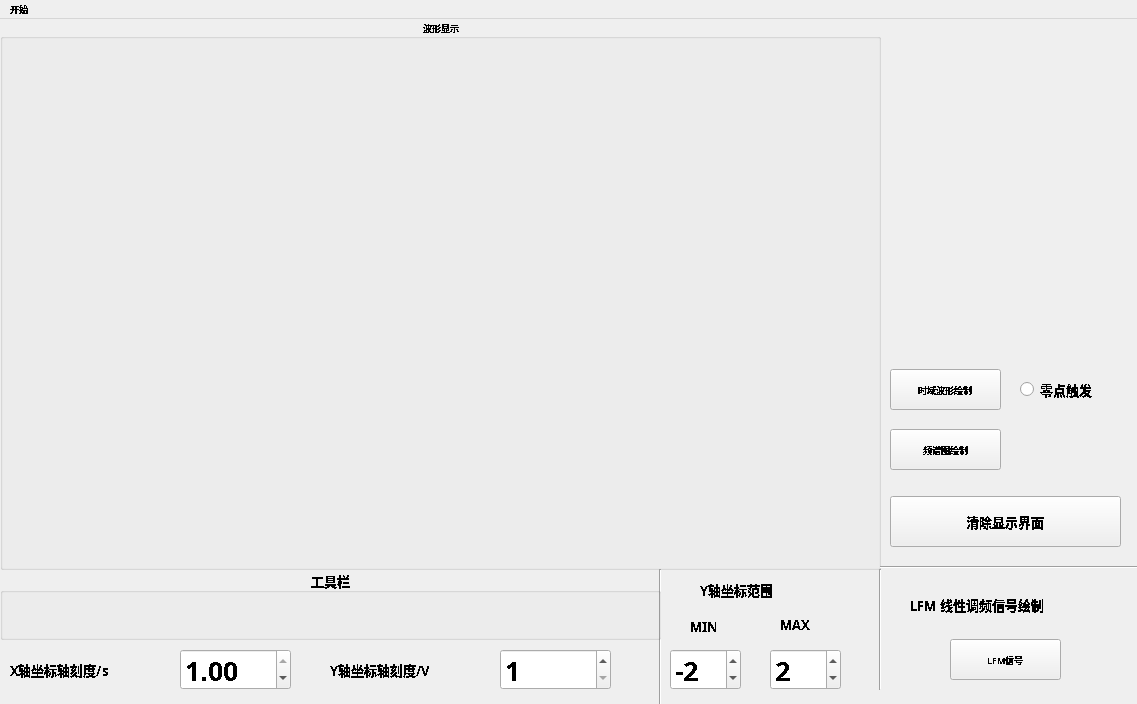
<?xml version="1.0" encoding="UTF-8"?>
<ui version="4.0">
 <class>MainWindow</class>
 <widget class="QMainWindow" name="MainWindow">
  <property name="windowModality">
   <enum>Qt::NonModal</enum>
  </property>
  <property name="enabled">
   <bool>true</bool>
  </property>
  <property name="geometry">
   <rect>
    <x>0</x>
    <y>0</y>
    <width>1137</width>
    <height>704</height>
   </rect>
  </property>
  <property name="minimumSize">
   <size>
    <width>1137</width>
    <height>704</height>
   </size>
  </property>
  <property name="maximumSize">
   <size>
    <width>1137</width>
    <height>704</height>
   </size>
  </property>
  <property name="font">
   <font>
    <family>Bahnschrift</family>
    <pointsize>7</pointsize>
    <weight>75</weight>
    <italic>false</italic>
    <bold>true</bold>
    <underline>false</underline>
    <strikeout>false</strikeout>
    <stylestrategy>NoAntialias</stylestrategy>
   </font>
  </property>
  <property name="cursor">
   <cursorShape>ArrowCursor</cursorShape>
  </property>
  <property name="mouseTracking">
   <bool>false</bool>
  </property>
  <property name="focusPolicy">
   <enum>Qt::StrongFocus</enum>
  </property>
  <property name="acceptDrops">
   <bool>false</bool>
  </property>
  <property name="windowTitle">
   <string>示波器</string>
  </property>
  <property name="windowIcon">
   <iconset>
    <disabledon>C:/Users/pengxin98/.designer/backup/编程头像.jpeg</disabledon>
   </iconset>
  </property>
  <property name="toolButtonStyle">
   <enum>Qt::ToolButtonIconOnly</enum>
  </property>
  <property name="animated">
   <bool>true</bool>
  </property>
  <property name="documentMode">
   <bool>false</bool>
  </property>
  <widget class="QWidget" name="centralwidget">
   <widget class="QGroupBox" name="groupBox">
    <property name="geometry">
     <rect>
      <x>0</x>
      <y>0</y>
      <width>881</width>
      <height>551</height>
     </rect>
    </property>
    <property name="title">
     <string> 波形显示</string>
    </property>
    <property name="alignment">
     <set>Qt::AlignCenter</set>
    </property>
    <property name="flat">
     <bool>false</bool>
    </property>
   </widget>
   <widget class="QPushButton" name="pushButton">
    <property name="geometry">
     <rect>
      <x>950</x>
      <y>620</y>
      <width>111</width>
      <height>41</height>
     </rect>
    </property>
    <property name="text">
     <string>LFM信号</string>
    </property>
   </widget>
   <widget class="QPushButton" name="pushButton_2">
    <property name="geometry">
     <rect>
      <x>890</x>
      <y>350</y>
      <width>111</width>
      <height>41</height>
     </rect>
    </property>
    <property name="text">
     <string>时域波形绘制</string>
    </property>
   </widget>
   <widget class="QDoubleSpinBox" name="Time">
    <property name="geometry">
     <rect>
      <x>180</x>
      <y>630</y>
      <width>111</width>
      <height>41</height>
     </rect>
    </property>
    <property name="font">
     <font>
      <pointsize>20</pointsize>
      <weight>75</weight>
      <bold>true</bold>
     </font>
    </property>
    <property name="maximum">
     <double>1.000000000000000</double>
    </property>
    <property name="singleStep">
     <double>0.100000000000000</double>
    </property>
    <property name="value">
     <double>1.000000000000000</double>
    </property>
   </widget>
   <widget class="QSpinBox" name="AMPLITUDE">
    <property name="geometry">
     <rect>
      <x>500</x>
      <y>630</y>
      <width>111</width>
      <height>41</height>
     </rect>
    </property>
    <property name="font">
     <font>
      <pointsize>20</pointsize>
      <weight>75</weight>
      <italic>false</italic>
      <bold>true</bold>
      <underline>false</underline>
      <strikeout>false</strikeout>
      <stylestrategy>NoAntialias</stylestrategy>
      <kerning>true</kerning>
     </font>
    </property>
    <property name="mouseTracking">
     <bool>false</bool>
    </property>
    <property name="focusPolicy">
     <enum>Qt::TabFocus</enum>
    </property>
    <property name="contextMenuPolicy">
     <enum>Qt::NoContextMenu</enum>
    </property>
    <property name="layoutDirection">
     <enum>Qt::LeftToRight</enum>
    </property>
    <property name="autoFillBackground">
     <bool>false</bool>
    </property>
    <property name="inputMethodHints">
     <set>Qt::ImhDigitsOnly</set>
    </property>
    <property name="accelerated">
     <bool>false</bool>
    </property>
    <property name="showGroupSeparator" stdset="0">
     <bool>false</bool>
    </property>
    <property name="minimum">
     <number>1</number>
    </property>
    <property name="maximum">
     <number>10</number>
    </property>
   </widget>
   <widget class="QLabel" name="label">
    <property name="geometry">
     <rect>
      <x>0</x>
      <y>630</y>
      <width>181</width>
      <height>41</height>
     </rect>
    </property>
    <property name="font">
     <font>
      <pointsize>10</pointsize>
      <weight>75</weight>
      <bold>true</bold>
     </font>
    </property>
    <property name="text">
     <string>   X轴坐标轴刻度/s</string>
    </property>
   </widget>
   <widget class="QLabel" name="label_2">
    <property name="geometry">
     <rect>
      <x>320</x>
      <y>630</y>
      <width>161</width>
      <height>41</height>
     </rect>
    </property>
    <property name="font">
     <font>
      <pointsize>10</pointsize>
      <weight>75</weight>
      <bold>true</bold>
     </font>
    </property>
    <property name="text">
     <string>   Y轴坐标轴刻度/V</string>
    </property>
   </widget>
   <widget class="Line" name="line">
    <property name="geometry">
     <rect>
      <x>650</x>
      <y>550</y>
      <width>20</width>
      <height>141</height>
     </rect>
    </property>
    <property name="orientation">
     <enum>Qt::Vertical</enum>
    </property>
   </widget>
   <widget class="QSpinBox" name="Y_MIN">
    <property name="geometry">
     <rect>
      <x>670</x>
      <y>630</y>
      <width>71</width>
      <height>41</height>
     </rect>
    </property>
    <property name="font">
     <font>
      <pointsize>20</pointsize>
      <weight>75</weight>
      <italic>false</italic>
      <bold>true</bold>
      <underline>false</underline>
      <strikeout>false</strikeout>
      <stylestrategy>NoAntialias</stylestrategy>
      <kerning>true</kerning>
     </font>
    </property>
    <property name="mouseTracking">
     <bool>false</bool>
    </property>
    <property name="focusPolicy">
     <enum>Qt::TabFocus</enum>
    </property>
    <property name="contextMenuPolicy">
     <enum>Qt::NoContextMenu</enum>
    </property>
    <property name="layoutDirection">
     <enum>Qt::LeftToRight</enum>
    </property>
    <property name="autoFillBackground">
     <bool>false</bool>
    </property>
    <property name="inputMethodHints">
     <set>Qt::ImhDigitsOnly</set>
    </property>
    <property name="accelerated">
     <bool>false</bool>
    </property>
    <property name="showGroupSeparator" stdset="0">
     <bool>false</bool>
    </property>
    <property name="minimum">
     <number>-100</number>
    </property>
    <property name="maximum">
     <number>100</number>
    </property>
    <property name="value">
     <number>-2</number>
    </property>
   </widget>
   <widget class="QSpinBox" name="Y_MAX">
    <property name="geometry">
     <rect>
      <x>770</x>
      <y>630</y>
      <width>71</width>
      <height>41</height>
     </rect>
    </property>
    <property name="font">
     <font>
      <pointsize>20</pointsize>
      <weight>75</weight>
      <italic>false</italic>
      <bold>true</bold>
      <underline>false</underline>
      <strikeout>false</strikeout>
      <stylestrategy>NoAntialias</stylestrategy>
      <kerning>true</kerning>
     </font>
    </property>
    <property name="mouseTracking">
     <bool>false</bool>
    </property>
    <property name="focusPolicy">
     <enum>Qt::TabFocus</enum>
    </property>
    <property name="contextMenuPolicy">
     <enum>Qt::NoContextMenu</enum>
    </property>
    <property name="layoutDirection">
     <enum>Qt::LeftToRight</enum>
    </property>
    <property name="autoFillBackground">
     <bool>false</bool>
    </property>
    <property name="inputMethodHints">
     <set>Qt::ImhDigitsOnly</set>
    </property>
    <property name="accelerated">
     <bool>false</bool>
    </property>
    <property name="showGroupSeparator" stdset="0">
     <bool>false</bool>
    </property>
    <property name="minimum">
     <number>-100</number>
    </property>
    <property name="maximum">
     <number>100</number>
    </property>
    <property name="value">
     <number>2</number>
    </property>
   </widget>
   <widget class="QLabel" name="label_3">
    <property name="geometry">
     <rect>
      <x>700</x>
      <y>550</y>
      <width>131</width>
      <height>41</height>
     </rect>
    </property>
    <property name="font">
     <font>
      <pointsize>10</pointsize>
      <weight>75</weight>
      <italic>false</italic>
      <bold>true</bold>
     </font>
    </property>
    <property name="text">
     <string>Y轴坐标范围</string>
    </property>
   </widget>
   <widget class="QLabel" name="label_4">
    <property name="geometry">
     <rect>
      <x>690</x>
      <y>600</y>
      <width>41</width>
      <height>16</height>
     </rect>
    </property>
    <property name="font">
     <font>
      <family>Bahnschrift</family>
      <pointsize>10</pointsize>
      <weight>75</weight>
      <bold>true</bold>
      <underline>false</underline>
      <strikeout>false</strikeout>
      <stylestrategy>NoAntialias</stylestrategy>
     </font>
    </property>
    <property name="text">
     <string>MIN</string>
    </property>
   </widget>
   <widget class="QLabel" name="label_5">
    <property name="geometry">
     <rect>
      <x>780</x>
      <y>595</y>
      <width>61</width>
      <height>21</height>
     </rect>
    </property>
    <property name="font">
     <font>
      <pointsize>10</pointsize>
      <weight>75</weight>
      <bold>true</bold>
     </font>
    </property>
    <property name="text">
     <string>MAX</string>
    </property>
   </widget>
   <widget class="QRadioButton" name="radioButton_2">
    <property name="geometry">
     <rect>
      <x>1020</x>
      <y>350</y>
      <width>101</width>
      <height>41</height>
     </rect>
    </property>
    <property name="font">
     <font>
      <pointsize>10</pointsize>
     </font>
    </property>
    <property name="text">
     <string>零点触发</string>
    </property>
   </widget>
   <widget class="Line" name="line_2">
    <property name="geometry">
     <rect>
      <x>870</x>
      <y>550</y>
      <width>20</width>
      <height>121</height>
     </rect>
    </property>
    <property name="orientation">
     <enum>Qt::Vertical</enum>
    </property>
   </widget>
   <widget class="Line" name="line_3">
    <property name="geometry">
     <rect>
      <x>880</x>
      <y>540</y>
      <width>261</width>
      <height>16</height>
     </rect>
    </property>
    <property name="orientation">
     <enum>Qt::Horizontal</enum>
    </property>
   </widget>
   <widget class="QLabel" name="label_6">
    <property name="geometry">
     <rect>
      <x>910</x>
      <y>560</y>
      <width>201</width>
      <height>51</height>
     </rect>
    </property>
    <property name="font">
     <font>
      <pointsize>10</pointsize>
     </font>
    </property>
    <property name="text">
     <string>LFM 线性调频信号绘制</string>
    </property>
   </widget>
   <widget class="QPushButton" name="pushButton_3">
    <property name="geometry">
     <rect>
      <x>890</x>
      <y>410</y>
      <width>111</width>
      <height>41</height>
     </rect>
    </property>
    <property name="text">
     <string>频谱图绘制</string>
    </property>
   </widget>
   <widget class="QGroupBox" name="groupBox_2">
    <property name="enabled">
     <bool>true</bool>
    </property>
    <property name="geometry">
     <rect>
      <x>0</x>
      <y>550</y>
      <width>661</width>
      <height>71</height>
     </rect>
    </property>
    <property name="font">
     <font>
      <pointsize>10</pointsize>
     </font>
    </property>
    <property name="title">
     <string>工具栏</string>
    </property>
    <property name="alignment">
     <set>Qt::AlignCenter</set>
    </property>
    <property name="flat">
     <bool>false</bool>
    </property>
    <property name="checkable">
     <bool>false</bool>
    </property>
   </widget>
   <widget class="QPushButton" name="pushButton_4">
    <property name="geometry">
     <rect>
      <x>890</x>
      <y>477</y>
      <width>231</width>
      <height>51</height>
     </rect>
    </property>
    <property name="font">
     <font>
      <pointsize>10</pointsize>
     </font>
    </property>
    <property name="text">
     <string>清除显示界面</string>
    </property>
   </widget>
  </widget>
  <widget class="QMenuBar" name="menuBar">
   <property name="geometry">
    <rect>
     <x>0</x>
     <y>0</y>
     <width>1137</width>
     <height>30</height>
    </rect>
   </property>
   <widget class="QMenu" name="menu">
    <property name="title">
     <string>开始</string>
    </property>
    <widget class="QMenu" name="menu_2">
     <property name="title">
      <string>保存</string>
     </property>
     <addaction name="separator"/>
     <addaction name="actionCSV"/>
    </widget>
    <addaction name="action"/>
    <addaction name="menu_2"/>
   </widget>
   <addaction name="menu"/>
  </widget>
  <action name="action">
   <property name="text">
    <string>读取文件</string>
   </property>
  </action>
  <action name="action_2">
   <property name="text">
    <string>加载文件</string>
   </property>
  </action>
  <action name="actionCSV">
   <property name="text">
    <string>LFM保存为CSV</string>
   </property>
  </action>
  <action name="actionJPG">
   <property name="text">
    <string>JPG</string>
   </property>
  </action>
 </widget>
 <resources/>
 <connections/>
</ui>
